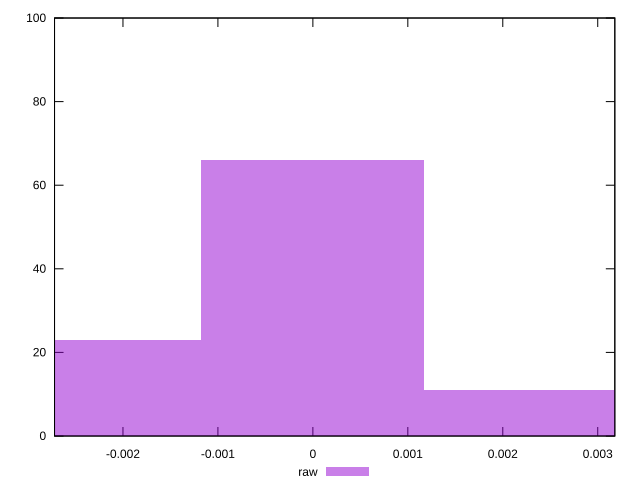

This figure's gnuplot source:
reset

$raw <<EOF
0 66
-0.0023504609238139697 23
0.0023504609238139697 11
EOF

set key outside below
set boxwidth 0.0023504609238139697
set xrange [-0.002720610396409697:0.0031799764354474187]
set yrange [0:100]
set trange [0:100]
set style fill transparent solid 0.5 noborder
set terminal svg size 640, 490 enhanced background rgb 'white'
set output "reports/report_00028_2021-02-24T12-49-42.674Z/meta/pScore-difference/samples/card/raw/histogram.svg"

plot $raw title "raw" with boxes

reset
